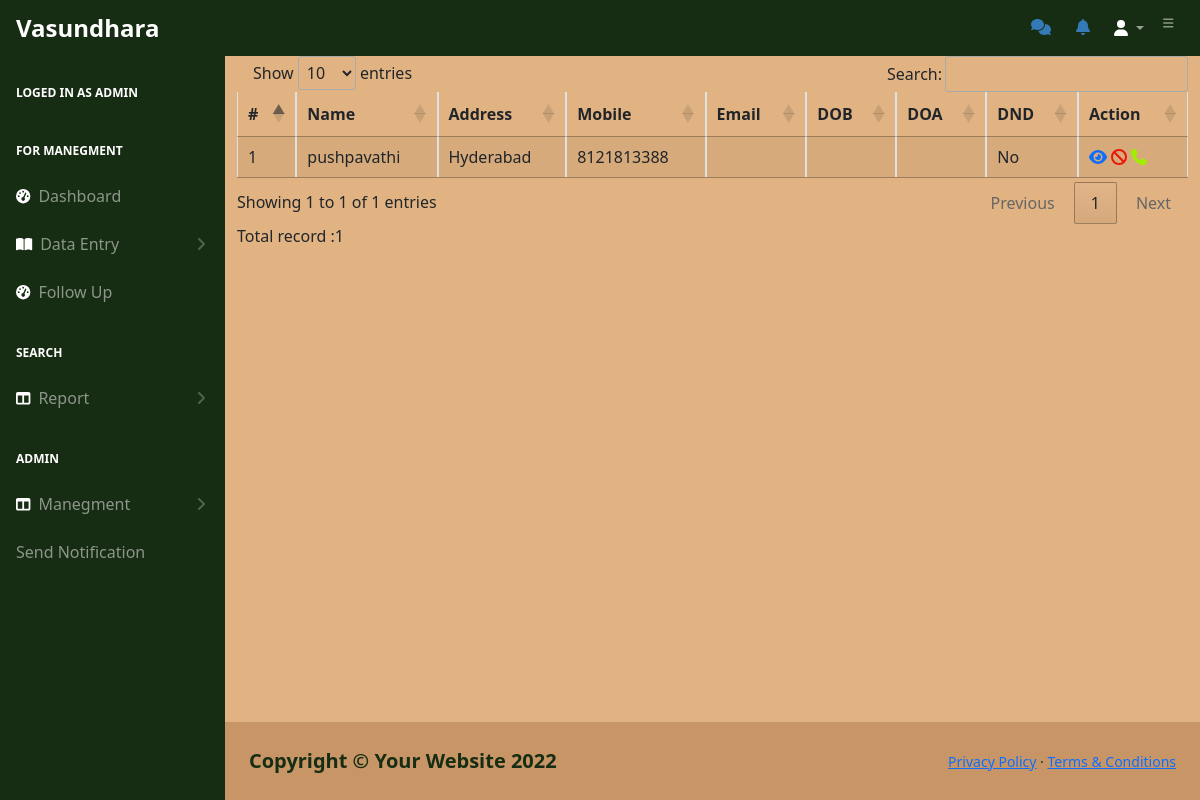
The page /cad.php (signed in) on the database its author committed.
### tables this page shows
CREATE TABLE `coustomeradd` (
  `id` int NOT NULL AUTO_INCREMENT,
  `cou_name` varchar(100) DEFAULT NULL,
  `address` varchar(255) DEFAULT NULL,
  `mobile_no` varchar(20) DEFAULT NULL,
  `mail_id` varchar(100) DEFAULT NULL,
  `dob` date DEFAULT NULL,
  `doa` date DEFAULT NULL,
  `DND` varchar(3) DEFAULT 'No',
  PRIMARY KEY (`id`)
);

### cad.php (the view, shortened to what this page needs)
<!DOCTYPE html>
<html lang="en">
    <head>
        <link href="https://cdn.jsdelivr.net/npm/simple-datatables@latest/dist/style.css" rel="stylesheet" />
        <link href="css/styles.css" rel="stylesheet" />
    </head>
    <body>
    <?php
require_once "navbar.php";
?>
            <div id="layoutSidenav_content">
            <div id="layoutAuthentication_content">
            <main>
            <div class="container">
            <div class="row justify-content-center">
            <div class="col-lg-12">
            <?php
                    require_once "config.php";
                    $sql = "SELECT * FROM coustomeradd";
                    $record = "SELECT count(*) FROM coustomeradd";
                    $count = mysqli_query($link, $record) ;
                    $tourresult = $count->fetch_array()[0] ?? '';
                    if($result = mysqli_query($link, $sql)){
                        if(mysqli_num_rows($result) > 0){
                          echo '<div id="myTableWrapper">' ;
                          echo '<table class="table table-bordered table-striped table-sm" cellspacing="0" width="100%">';
                             echo '<thead class="thead-dark">';
                                    echo "<tr >";
                                        echo "<th>#</th>";
                                        echo "<th>Name</th>";
                                        echo "<th>Address</th>";
                                        echo "<th>Mobile</th>";
                                        echo "<th>Email</th>";
                                        echo "<th>DOB</th>";
                                        echo "<th>DOA</th>";
                                        echo "<th>DND</th>";
                                        echo "<th>Action</th>";
                                    echo "</tr>";
                                echo "</thead>";
                                echo "<tbody>";
                                while($row = mysqli_fetch_array($result)){
                                    echo "<tr>";
                                        echo "<td>" . $row['id'] . "</td>";
                                        echo "<td>" . $row['cou_name'] . "</td>";
                                        echo "<td>" . $row['address'] . "</td>";
                                        echo "<td>" . $row['mobile_no'] . "</td>";
                                        echo "<td>" . $row['mail_id'] . "</td>";
                                        echo "<td>" . $row['dob'] . "</td>";
                                        echo "<td>" . $row['doa'] . "</td>";
                                        echo "<td>" . $row['DND'] . "</td>";
                                        echo "<td>";
                                            echo '<a href="read.php?id='. $row['id'] .'" class="mr-3" title="View Record" data-toggle="tooltip"><span class="fa fa-eye fa-beat"></i>"></span></a>';
                                            echo '&nbsp<a href="ajax.php?DND=Yes&id='. $row['id'] .' " title="Start DND" data-toggle="tooltip"><span class="fa fa-ban fa-beat" style="color: #ea1506;"></span></a>';
                                            echo '&nbsp<a href="ajax.php?DND=No&id='. $row['id'] .' " title="Start DND" data-toggle="tooltip"><span class="fa fa-phone fa-beat" style="color: #a2ee02;"></span></a>';
                                        echo "</td>";
                                    echo "</tr>";
                                }
                                echo "</tbody>";
                            echo "</table>";
                            echo '</div>';
  echo '<link rel="stylesheet" type="text/css" href="https://cdn.datatables.net/1.13.2/css/jquery.dataTables.css">';
                            echo 'Total record :'.$tourresult;
                        } else{
                            echo '<div class="alert alert-danger"><em>No records were found.</em></div>';
                        }
                    } else{
                        echo "Oops! Something went wrong. Please try again later.";
                    }
                    ?>
            </div>
           </div>
         </div>
      </main>
      </div>
      <div id="layoutAuthentication_footer">
      <footer class="py-4 bg-black mt-auto">
                    <div class="container-fluid px-4">
                        <div class="d-flex align-items-center justify-content-between small">
                            <div class="text-muted">Copyright &copy; Your Website 2022</div>
                            <div>
                                <a href="#">Privacy Policy</a>
                                &middot;
                                <a href="#">Terms &amp; Conditions</a>
                            </div>
                        </div>
                    </div>
                </footer>
            </div>
        </div>
    </body>
</html>

### navadmn.php (style rules this page uses)
body { background-color: #eee }

### rows shown on the page
coustomeradd: id "1", cou_name "pushpavathi", address "Hyderabad", mobile_no "8121813388", DND "No"

### other values the page prints
$_SESSION["username"] "ADMIN"
$tourresult "1"
